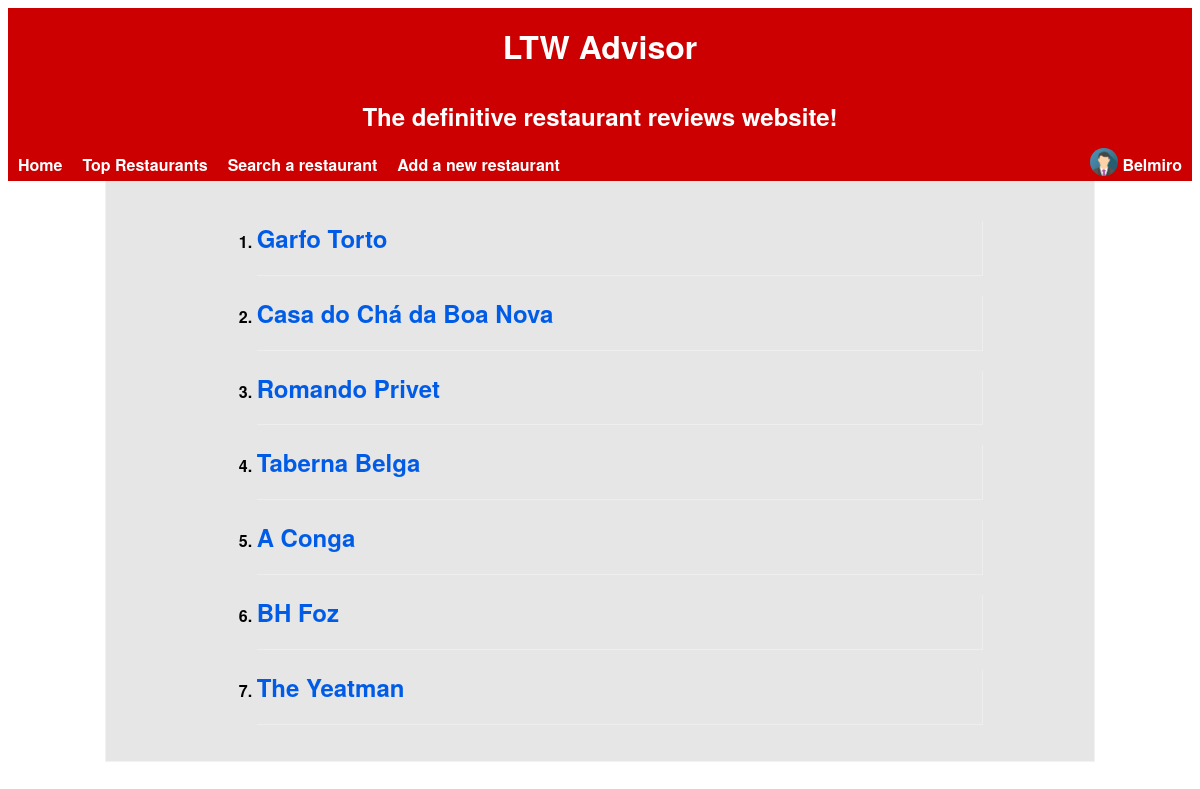
/pages/ (signed in), run on the app's committed database.
### tables this page shows
CREATE TABLE Restaurant(
    idRestaurant        INTEGER PRIMARY KEY AUTOINCREMENT,
    name                STRING NOT NULL,
    description         STRING NOT NULL,
    score               FLOAT,

    idOwner             INTEGER REFERENCES User(idUser),
    idRestaurantInfo    INTEGER REFERENCES RestaurantInfo(idRestaurantInfo)
);

### pages/index.php (called while the page is built, shortened)
<?php
    include_once('../database/connection.php');
    include_once('../database/db_restaurants.php');
    try {
        $restaurants = getNewestRestaurants();
    } catch(PDOException $e) {
        die($e->getMessage());
    }
    include_once('../templates/header.php');
    include_once('../templates/restaurants.php');
?>

### database/db_restaurants.php (called while the page is built, shortened)
<?php
    function getNewestRestaurants() {
        global $db;
        $stmt = $db->prepare('SELECT * FROM Restaurant ORDER BY idRestaurant DESC LIMIT 10');
        $stmt->execute();
        return $stmt->fetchAll();
    }
?>

### templates/restaurants.php (the view, shortened to what this page needs)
<section id="restaurants">
	<ol>
    <?php foreach($restaurants as $restaurant) { ?>
    <article>
        <li> <a href="../templates/restaurant.php?idRestaurant=<?=$restaurant['idRestaurant']?>"><h2><?= $restaurant['name'] ?></h2></a> </li>
    </article>
    <?php } ?>
</section>

### css/top_rest.css (style rules this page uses)
#restaurants { margin: auto; width: 80%; background-color: #e6e6e6; border-top: hidden; border-right: 1px solid #f2f2f2; border-left: 1px solid #f2f2f2; border-bottom: 1px solid #f2f2f2; padding: 20px 20px 20px 20px; }
#restaurants li { border-top-style: hidden; border-right-style: groove; border-bottom-style: groove; border-left-style: hidden; border-width: 1px; font-size: medium; width: 80%; margin:auto; }
#restaurants a { color: #005ce6; text-decoration: none; }

### css/style.css (style rules this page uses)
html { font-family: 'Helvetica Neue', sans-serif; font-weight: bold; height: 100%; background-color: #white; }

### data on the page
restaurant: name "Garfo Torto"
restaurant: name "Casa do Chá da Boa Nova"
restaurant: name "Romando Privet"
restaurant: name "Taberna Belga"
restaurant: name "A Conga"
restaurant: name "BH Foz"
restaurant: name "The Yeatman"

### other printed values
$_SESSION['username'] "Belmiro"
